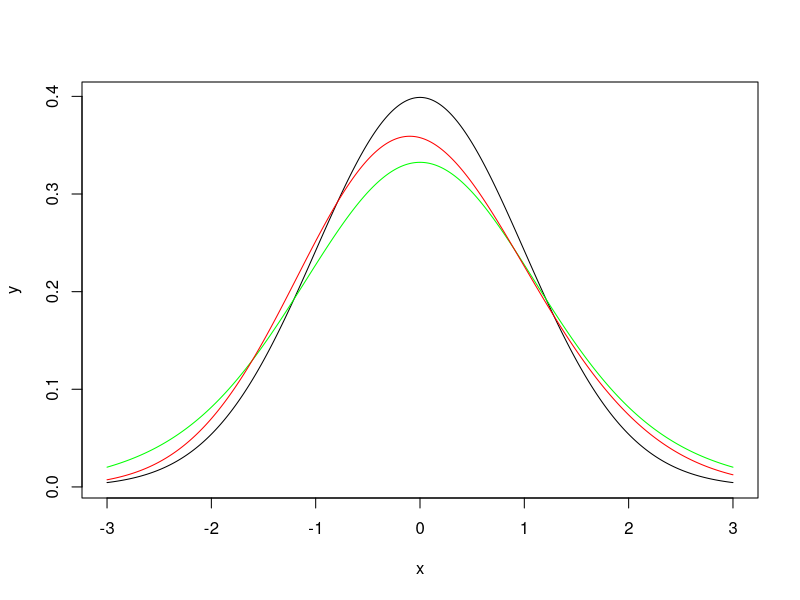
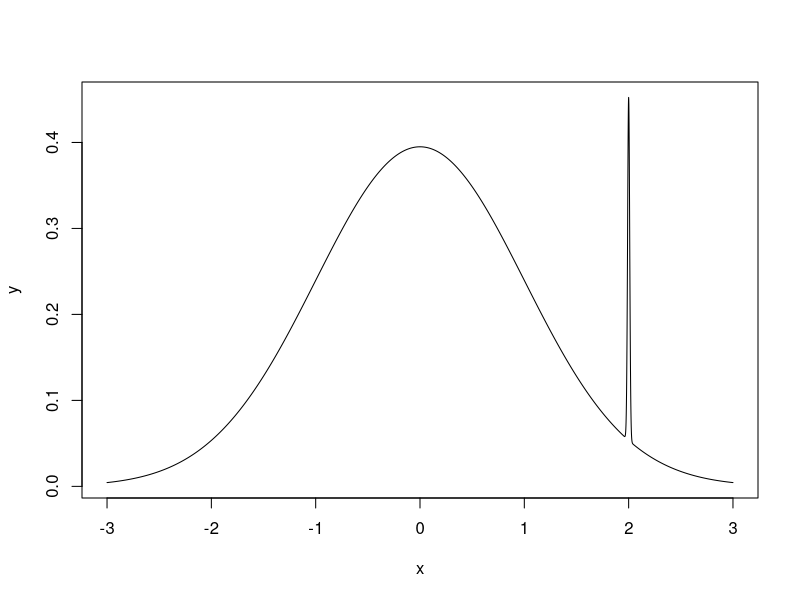
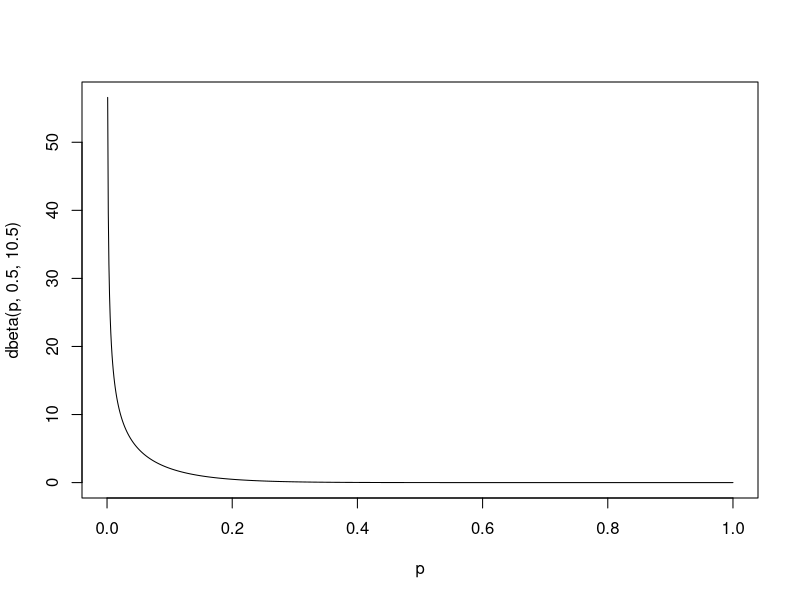

Here is the R script that generated these plots, in order:
## ---- chunk 1
knitr::opts_chunk$set(echo = FALSE)
## ---- chunk 2
x = seq(-3, 3, by=0.001); y = dnorm(x, 0, 1)
y1 = 0.5 * dnorm(x, 0, 1) + 0.5 * dnorm(x, 0, 3/2)
y2 = 0.8 * dnorm(x, -1/4, 1) + 0.2 * dnorm(x, 1, 1)
plot(x, y, type='l'); lines(x, y1, col='green')
lines(x, y2, col='red')
## ---- chunk 3
y = 0.01*dnorm(x, 2, 0.01) + 0.99*dnorm(x, 0, 1)
plot(x, y, type='l')
## ---- chunk 4
p = seq(0, 1, by=0.001)
plot(p, dbeta(p, 0.5, 10.5), 'l')
